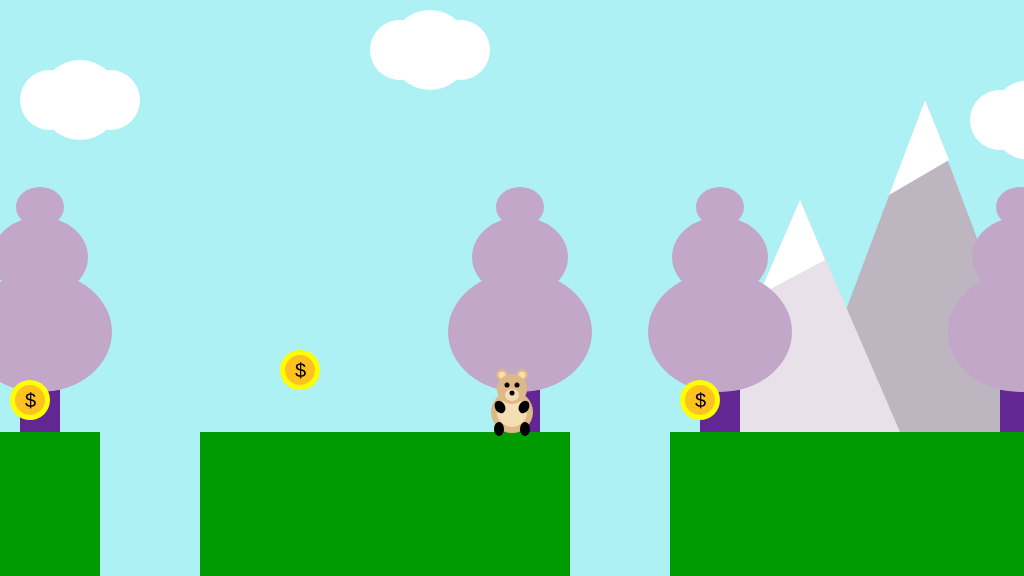
Frame 1 (no input)
Frame 60 (no input): identical to frame 1, image omitted
Frame 120 (the mouse pressed at the canvas centre since frame 60): identical to frame 1, image omitted

The p5.js sketch that drew this single still picture (run headless with seeded random() and noise() and a simulated clock; from frame 60 on, the mouse is pressed at the canvas centre):

// p5.js sketch
// ── sketch.js
/*

The Game Project 5 - Bring it all together

*/

var gameChar_x;
var gameChar_y;
var floorPos_y;
var scrollPos;
var gameChar_world_x;

var isLeft;
var isRight;
var isFalling;
var isPlummeting;

var clouds;
var mountains;
var trees_x;
var canyons;
var collectables;


function setup()
{
	createCanvas(1024, 576);
	floorPos_y = height * 3/4;
	gameChar_x = width/2;
	gameChar_y = floorPos_y;

	// Variable to control the background scrolling.
	scrollPos = 0;

	// Variable to store the real position of the gameChar in the game
	// world. Needed for collision detection.
	gameChar_world_x = gameChar_x - scrollPos;

	// Boolean variables to control the movement of the game character.
	isLeft = false;
	isRight = false;
	isFalling = false;
	isPlummeting = false;

	// Initialise arrays of scenery objects.
	trees_x = [-850, 20, 500, 700, 1000, 1500];
	clouds = [
		{x_pos: -800, y_pos: 50},
		{x_pos: -350, y_pos: 120},
		{x_pos: 50, y_pos: 100},
		{x_pos: 400, y_pos: 50},
		{x_pos: 1000, y_pos: 120}
	];
	mountains = [
		{x_pos: -900, y_pos: 0},
		{x_pos: 500, y_pos: 0},
		{x_pos: 1600, y_pos: 0}
	];
	canyons = [
		{x_pos: -1200, width: 100},
		{x_pos: 100, width: 100},
		{x_pos: 570, width: 100},
		{x_pos: 1250, width: 100}
	];
	collectables = [
		{x_pos: -650, y_pos: 400, isFound: false},
		{x_pos: -450, y_pos: 350, isFound: false},
		{x_pos: 30, y_pos: 400, isFound: false},
		{x_pos: 300, y_pos: 370, isFound: false},
		{x_pos: 700, y_pos: 400, isFound: false},
		{x_pos: 1400, y_pos: 370, isFound: false}
	];
}

function draw()
{
	background(173, 241, 244); // fill the sky blue

	noStroke();
	fill(0,155,0);
	rect(0, floorPos_y, width, height/4); // draw some green ground

	push();
	translate(scrollPos, 0)
	// Draw clouds.
	drawClouds();
	// Draw mountains.
	drawMountains();
	// Draw trees.
	drawTrees();
	// Draw canyons.
	for (var i = 0; i < canyons.length; i++)
	{
		drawCanyon(canyons[i]);
	}
	for (var i = 0; i < canyons.length; i++)
	{
		checkCanyon(canyons[i]);
	}
	// Draw collectable items.
	for (var i = 0; i < collectables.length; i++)
	{
		if (collectables[i].isFound == false) {
			drawCollectable(collectables[i]);
		}
	}

	for (var i = 0; i < collectables.length; i++)
	{
		checkCollectable(collectables[i]);
	}

	pop();
	// Draw game character.

	drawGameChar();

	// Logic to make the game character move or the background scroll.
	if(isLeft)
	{
		if(gameChar_x > width * 0.2)
		{
			gameChar_x -= 5;
		}
		else
		{
			scrollPos += 5;
		}
	}

	if(isRight)
	{
		if(gameChar_x < width * 0.8)
		{
			gameChar_x  += 5;
		}
		else
		{
			scrollPos -= 5; // negative for moving against the background
		}
	}

	// Logic to make the game character rise and fall.
	//add gravity
	if (gameChar_y < floorPos_y) {
		isFalling = true;
		gameChar_y += 2;
	}
	else {
		isFalling = false;
	}

	// Update real position of gameChar for collision detection.
	gameChar_world_x = gameChar_x - scrollPos;
}


// ---------------------
// Key control functions
// ---------------------

function keyPressed()
{
	if (keyCode == 37)
	{
		console.log("left arrow");
		isLeft = true;
	}
	else if (keyCode == 39) {
		console.log("right arrow");
		isRight = true;
	}
	else if (keyCode == 32) {
		console.log("space bar");
		//make sure the character is on the ground
		if (gameChar_y == floorPos_y) {
			gameChar_y -= 100;
		}
	}
}

function keyReleased()
{
	if (keyCode == 37)
 	{
 		console.log("left arrow");
 		isLeft = false;
 	}
 	else if (keyCode == 39) {
 		console.log("right arrow");
 		isRight = false;
 	}
 	else if (keyCode == 32) {
 		console.log("space bar");
 		isFalling = true;
 	}
}


// ------------------------------
// Game character render function
// ------------------------------

// Function to draw the game character.

function drawGameChar()
{
	// draw game character

		if(isLeft && isFalling)
		{
			// add your jumping-left code
			//ear back
			fill(222, 184, 135);
			ellipse(gameChar_x - 5, gameChar_y - 58, 9);
			//background foot angled
			fill(0);
			push();
			translate(gameChar_x + 10,gameChar_y - 5);
			rotate(HALF_PI / -4.0);
			ellipse(0, 0, 11, 18);
			pop();
			//background arm
			push();
			translate(gameChar_x - 16,gameChar_y - 32);
			rotate(PI / -4.0);
			ellipse(0, 0, 10, 16);
			pop();
			//body
			fill(222, 184, 135);
			ellipse(gameChar_x, gameChar_y - 20, 32, 42);
			fill(245, 222, 179);
			ellipse(gameChar_x - 11, gameChar_y - 20, 10, 20);
			//head
			fill(222, 184, 135);
			ellipse(gameChar_x, gameChar_y - 43, 28, 30);
			//ear front
			ellipse(gameChar_x + 6, gameChar_y - 57, 12);
			fill(245, 222, 179);
			ellipse(gameChar_x + 6, gameChar_y - 57, 7);
			//nose
			fill(245, 222, 179);
			ellipse(gameChar_x - 12, gameChar_y - 42, 12, 10);
			fill(0);
			ellipse(gameChar_x - 16, gameChar_y - 44, 5);
			//eyes
			fill(0);
			ellipse(gameChar_x - 5, gameChar_y - 50, 5);
			//foreground foot angled
			push();
			translate(gameChar_x - 10,gameChar_y - 10);
			rotate(QUARTER_PI / - 1.0);
			ellipse(0, 0, 11, 18);
			pop();
			//foreground arm
			push();
			translate(gameChar_x + 3,gameChar_y - 34);
			rotate(PI / - 4.0);
			ellipse(0,0, 10, 13);
			pop();
		}
		else if(isRight && isFalling)
		{
			// add your jumping-right code
			//ear back
			fill(222, 184, 135);
			ellipse(gameChar_x + 5, gameChar_y - 58, 9);
			//background foot angled
			fill(0);
			push();
			translate(gameChar_x - 10,gameChar_y - 5);
			rotate(HALF_PI / 4.0);
			ellipse(0, 0, 11, 18);
			pop();
			fill(0);
			//background arm
			push();
			translate(gameChar_x + 16,gameChar_y - 32);
			rotate(PI / + 4.0);
			ellipse(0, 0, 10, 16);
			pop();
			//body
			fill(222, 184, 135);
			ellipse(gameChar_x, gameChar_y - 20, 32, 42);
			fill(245, 222, 179);
			ellipse(gameChar_x + 11, gameChar_y - 20, 10, 20);
			//head
			fill(222, 184, 135);
			ellipse(gameChar_x, gameChar_y - 43, 28, 30);
			//ear front
			ellipse(gameChar_x - 6, gameChar_y - 57, 12);
			fill(245, 222, 179);
			ellipse(gameChar_x - 6, gameChar_y - 57, 7);
			//nose
			fill(245, 222, 179);
			ellipse(gameChar_x + 12, gameChar_y - 42, 12, 10);
			fill(0);
			ellipse(gameChar_x + 16, gameChar_y - 44, 5);
			//eye
			fill(0);
			ellipse(gameChar_x + 5, gameChar_y - 50, 5);
			//foreground foot angled
			push();
			translate(gameChar_x + 10,gameChar_y - 10);
			rotate(QUARTER_PI / 1.0);
			ellipse(0, 0, 11, 18);
			pop();
			//foreground arm
			push();
			translate(gameChar_x - 3,gameChar_y - 34);
			rotate(PI / 4.0);
			ellipse(0,0, 10, 13);
			pop();
		}
		else if(isLeft)
		{
			// add your walking left code
			//ear back
			fill(222, 184, 135);
			ellipse(gameChar_x - 5, gameChar_y - 58, 9);
			//background foot angled
			fill(0);
			push();
			translate(gameChar_x - 12,gameChar_y - 5);
			rotate(HALF_PI / 4.0);
			ellipse(0, 0, 11, 18);
			pop();
			//background arm
			push();
			translate(gameChar_x - 15,gameChar_y - 28);
			rotate(PI / 4.0);
			ellipse(0, 0, 10, 16);
			pop();
			//body
			fill(222, 184, 135);
			ellipse(gameChar_x, gameChar_y - 20, 32, 42);
			fill(245, 222, 179);
			ellipse(gameChar_x - 11, gameChar_y - 20, 10, 20);
			//head
			fill(222, 184, 135);
			ellipse(gameChar_x, gameChar_y - 43, 28, 30);
			//ear front
			ellipse(gameChar_x + 6, gameChar_y - 57, 12);
			fill(245, 222, 179);
			ellipse(gameChar_x + 6, gameChar_y - 57, 7);
			//nose
			fill(245, 222, 179);
			ellipse(gameChar_x - 12, gameChar_y - 42, 12, 10);
			fill(0);
			ellipse(gameChar_x - 16, gameChar_y - 44, 5);
			//eyes
			fill(0);
			ellipse(gameChar_x - 5, gameChar_y - 50, 5);
			//foreground foot angled
			push();
			translate(gameChar_x + 8,gameChar_y - 5);
			rotate(QUARTER_PI / -1.5);
			ellipse(0,0, 11, 18);
			pop();
			//foreground arm
			push();
			translate(gameChar_x + 4,gameChar_y - 28);
			rotate(HALF_PI / 4.0);
			ellipse(0,0, 10, 13);
			pop();
		}
		else if(isRight)
		{
			// add your walking right code
			//ear back
			fill(222, 184, 135);
			ellipse(gameChar_x + 5, gameChar_y - 58, 9);
			//background foot angled
			fill(0);
			push();
			translate(gameChar_x + 12,gameChar_y - 5);
			rotate(QUARTER_PI / -1.5);
			ellipse(0, 0, 11, 18);
			pop();
			//background arm
			push();
			translate(gameChar_x + 15,gameChar_y - 28);
			rotate(PI / -4.0);
			ellipse(0, 0, 10, 16);
			pop();
			//body
			fill(222, 184, 135);
			ellipse(gameChar_x, gameChar_y - 20, 32, 42);
			fill(245, 222, 179);
			ellipse(gameChar_x + 11, gameChar_y - 20, 10, 20);
			//head
			fill(222, 184, 135);
			ellipse(gameChar_x, gameChar_y - 43, 28, 30);
			//ear front
			ellipse(gameChar_x - 6, gameChar_y - 57, 12);
			fill(245, 222, 179);
			ellipse(gameChar_x - 6, gameChar_y - 57, 7);
			//nose
			fill(245, 222, 179);
			ellipse(gameChar_x + 12, gameChar_y - 42, 12, 10);
			fill(0);
			ellipse(gameChar_x + 16, gameChar_y - 44, 5);
			//eye
			fill(0);
			ellipse(gameChar_x + 5, gameChar_y - 50, 5);
			//foreground foot angled
			push();
			translate(gameChar_x - 8,gameChar_y - 5);
			rotate(HALF_PI / 4.0);
			ellipse(0, 0, 11, 18);
			pop();
			//foreground arm
			push();
			translate(gameChar_x - 4,gameChar_y - 28);
			rotate(QUARTER_PI / -1.5);
			ellipse(0, 0, 10, 13);
			pop();
		}
		else if(isFalling || isPlummeting)
		{
			// add your jumping facing forwards code
			//ears
			fill(222, 184, 135);
			ellipse(gameChar_x - 10, gameChar_y - 44, 12);
			ellipse(gameChar_x + 10, gameChar_y - 44, 12);
			fill(245, 222, 179);
			ellipse(gameChar_x - 10, gameChar_y - 44, 7);
			ellipse(gameChar_x + 10, gameChar_y - 44, 7);
			//body
			fill(222, 184, 135);
			ellipse(gameChar_x, gameChar_y - 10, 42, 25);
			fill(245, 222, 179);
			ellipse(gameChar_x, gameChar_y - 10, 30, 18);
			fill(0);
			stroke(0.2);
			//head
			noStroke();
			fill(222, 184, 135);
			ellipse(gameChar_x, gameChar_y - 30, 30);
			//nose
			fill(245, 222, 179);
			ellipse(gameChar_x, gameChar_y - 24, 14, 12);
			fill(0);
			ellipse(gameChar_x, gameChar_y - 26, 5);
			//eyes
			fill(0);
			ellipse(gameChar_x - 5, gameChar_y - 34, 5);
			ellipse(gameChar_x + 5, gameChar_y - 34, 5);
			//feet
			push();
			translate(gameChar_x + 19,gameChar_y - 2);
			rotate(HALF_PI / 1.6);
			ellipse(0,0, 10, 13);
			pop();
			push();
			translate(gameChar_x - 19,gameChar_y - 2);
			rotate(HALF_PI / -1.5);
			ellipse(0,0, 10, 13);
			pop();
			//arms
			push();
			translate(gameChar_x + 18,gameChar_y - 21);
			rotate(HALF_PI / 2.0);
			ellipse(0,0, 10, 13);
			pop();
			push();
			translate(gameChar_x - 18,gameChar_y - 21);
			rotate(HALF_PI / -2.0);
			ellipse(0,0, 10, 13);
			pop();
		}
		else
		{
			// add your standing front facing code
			//ears
			fill(222, 184, 135);
			ellipse(gameChar_x - 10, gameChar_y - 57, 12);
			ellipse(gameChar_x + 10, gameChar_y - 57, 12);
			fill(245, 222, 179);
			ellipse(gameChar_x - 10, gameChar_y - 57, 7);
			ellipse(gameChar_x + 10, gameChar_y - 57, 7);
			//body
			fill(222, 184, 135);
			ellipse(gameChar_x, gameChar_y - 20, 42);
			fill(245, 222, 179);
			ellipse(gameChar_x, gameChar_y - 20, 30);
			//head
			fill(222, 184, 135);
			ellipse(gameChar_x, gameChar_y - 43, 30);
			//nose
			fill(245, 222, 179);
			ellipse(gameChar_x, gameChar_y - 37, 14, 12);
			fill(0);
			ellipse(gameChar_x, gameChar_y - 39, 5);
			//eyes
			fill(0);
			ellipse(gameChar_x - 5, gameChar_y - 47, 5);
			ellipse(gameChar_x + 5, gameChar_y - 47, 5);
			//feet
			ellipse(gameChar_x - 13,gameChar_y - 3, 10, 14);
			ellipse(gameChar_x + 13,gameChar_y - 3, 10, 14);
			//arms
			push();
			translate(gameChar_x + 12,gameChar_y - 25);
			rotate(HALF_PI / 3.0);
			ellipse(0,0, 10, 13);
			pop();
			push();
			translate(gameChar_x - 12,gameChar_y - 25);
			rotate(HALF_PI / -3.0);
			ellipse(0,0, 10, 13);
			pop();
		}
}

// ---------------------------
// Background render functions
// ---------------------------

// Function to draw cloud objects.
function drawClouds()
{
	for (var i = 0; i < clouds.length; i++)
	{
		fill(255);
		ellipse(clouds[i].x_pos, clouds[i].y_pos, 60, 60);
		ellipse(clouds[i].x_pos + 30, clouds[i].y_pos, 80, 80);
		ellipse(clouds[i].x_pos + 60, clouds[i].y_pos, 60, 60);
	}
}

// Function to draw mountains objects.
function drawMountains()
{
	// Draw mountainss.
	for (var i = 0; i < mountains.length; i++)
	{
		fill(189, 181, 191);
		triangle(mountains[i].x_pos + 300, mountains[i].y_pos + 432, mountains[i].x_pos + 425, mountains[i].y_pos + 100, mountains[i].x_pos + 550, mountains[i].y_pos + 432); //left,middle, right
		fill(232, 225, 234);
		triangle(mountains[i].x_pos + 200, mountains[i].y_pos + 432, mountains[i].x_pos + 300, mountains[i].y_pos + 200, mountains[i].x_pos + 400, mountains[i].y_pos + 432);//left,right,middle
		//Snow
		fill(255);
		triangle(mountains[i].x_pos + 425, mountains[i].y_pos + 100, mountains[i].x_pos + 389, mountains[i].y_pos + 195, mountains[i].x_pos + 449, mountains[i].y_pos + 160);
		triangle(mountains[i].x_pos + 300, mountains[i].y_pos + 200, mountains[i].x_pos + 259, mountains[i].y_pos + 295, mountains[i].x_pos + 325, mountains[i].y_pos + 260);
	}
}
// Function to draw trees objects.
function drawTrees()
{
	for (var i = 0; i < trees_x.length; i++)
	{
		//trunk
		fill(99, 39, 147);
		rect(trees_x[i],-200/2 + floorPos_y, 40, 200/2);
		//leaves
		fill(195,167,201);
		ellipse(trees_x[i] + 20,-200/2 + floorPos_y, 144, 120);
		ellipse(trees_x[i] + 20,-350/2 + floorPos_y, 96, 80);
		ellipse(trees_x[i] + 20,-450/2 + floorPos_y, 48, 40);
	}
}

// ---------------------------------
// Canyon render and check functions
// ---------------------------------

// Function to draw canyon objects.

function drawCanyon(t_canyon)
{
	fill(173, 241, 244);
	rect(t_canyon.x_pos, floorPos_y, t_canyon.width, 144);
}

// Function to check character is over a canyon.

function checkCanyon(t_canyon)
{
	if (gameChar_world_x > t_canyon.x_pos + 15 && gameChar_world_x < t_canyon.x_pos + (t_canyon.width - 15)) {
		isPlummeting = true;
	}
	else {
		isPlummeting = false;
	}
	if (isPlummeting == true && gameChar_y >= floorPos_y) {
		isFalling = true;
		gameChar_y += 5;
		//make sure that character cannot move anymore if character is in canyon
		if (gameChar_world_x > t_canyon.x_pos && gameChar_world_x < t_canyon.x_pos + t_canyon.width) {
			isLeft = false;
			isRight = false;
		}
	}
}

// ----------------------------------
// Collectable items render and check functions
// ----------------------------------

// Function to draw collectable objects.

function drawCollectable(t_collectable)
{
	fill(255,255,0);
	ellipse(t_collectable.x_pos, t_collectable.y_pos, 40, 40);
	fill(255, 193, 037);
	ellipse(t_collectable.x_pos, t_collectable.y_pos, 30, 30);
	fill(0);
	textSize(20);
	text('$', t_collectable.x_pos - 5, t_collectable.y_pos + 7);
}

// Function to check character has collected an item.

function checkCollectable(t_collectable)
{
	if (dist(gameChar_world_x, gameChar_y, t_collectable.x_pos, t_collectable.y_pos) < 40)
	{
		t_collectable.isFound = true;
	}
}
